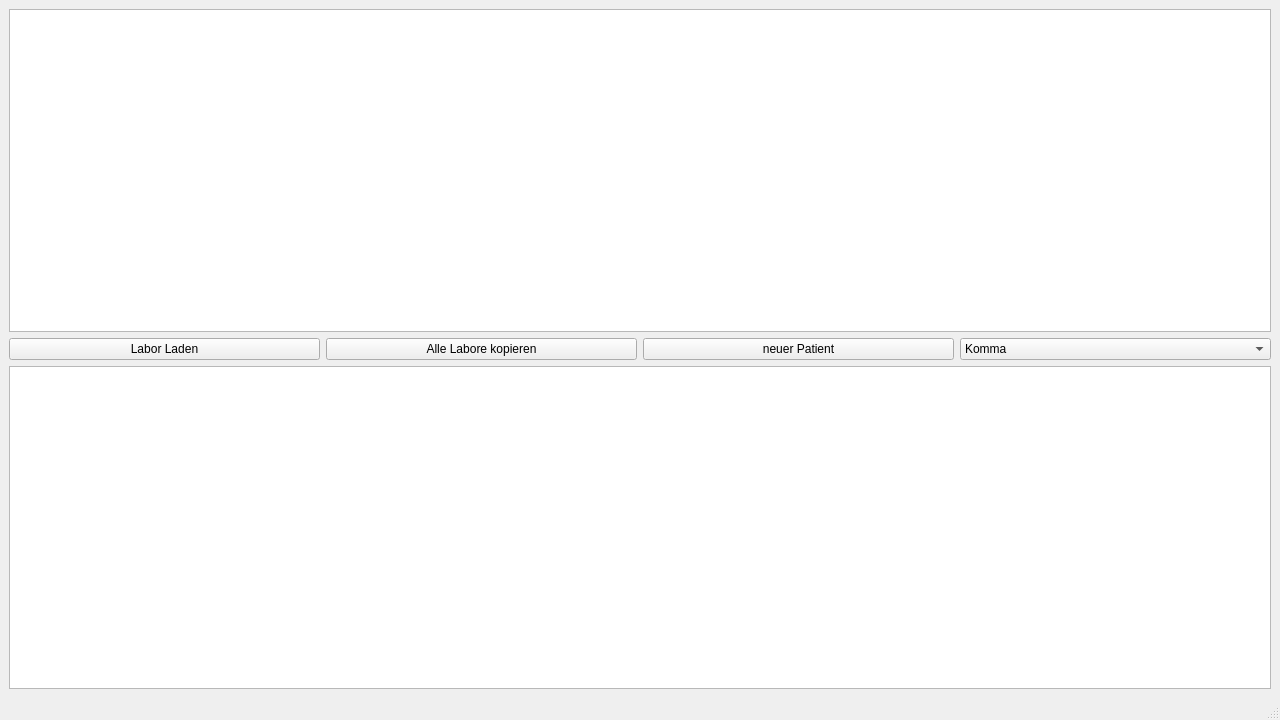
<?xml version="1.0" encoding="UTF-8"?>
<ui version="4.0">
 <class>ProfileView</class>
 <widget class="QMainWindow" name="ProfileView">
  <property name="geometry">
   <rect>
    <x>0</x>
    <y>0</y>
    <width>1280</width>
    <height>720</height>
   </rect>
  </property>
  <property name="windowTitle">
   <string>MainWindow</string>
  </property>
  <widget class="QWidget" name="centralwidget">
   <layout class="QVBoxLayout" name="verticalLayout">
    <item>
     <widget class="QTextEdit" name="rawLab">
      <property name="sizePolicy">
       <sizepolicy hsizetype="Expanding" vsizetype="Expanding">
        <horstretch>0</horstretch>
        <verstretch>0</verstretch>
       </sizepolicy>
      </property>
     </widget>
    </item>
    <item>
     <layout class="QHBoxLayout" name="horizontalLayout">
      <item>
       <widget class="QPushButton" name="loadRawLab">
        <property name="text">
         <string>Labor Laden</string>
        </property>
       </widget>
      </item>
      <item>
       <widget class="QPushButton" name="copyAllLabs">
        <property name="text">
         <string>Alle Labore kopieren</string>
        </property>
       </widget>
      </item>
      <item>
       <widget class="QPushButton" name="clearAll">
        <property name="text">
         <string>neuer Patient</string>
        </property>
       </widget>
      </item>
      <item>
       <widget class="QComboBox" name="delimiterCombo">
        <item>
         <property name="text">
          <string>Komma</string>
         </property>
        </item>
        <item>
         <property name="text">
          <string>Punkt</string>
         </property>
        </item>
       </widget>
      </item>
     </layout>
    </item>
    <item>
     <widget class="QTableWidget" name="labTable">
      <property name="contextMenuPolicy">
       <enum>Qt::CustomContextMenu</enum>
      </property>
      <property name="editTriggers">
       <set>QAbstractItemView::EditKeyPressed</set>
      </property>
     </widget>
    </item>
   </layout>
  </widget>
  <widget class="QMenuBar" name="menubar">
   <property name="geometry">
    <rect>
     <x>0</x>
     <y>0</y>
     <width>1280</width>
     <height>21</height>
    </rect>
   </property>
  </widget>
  <widget class="QStatusBar" name="statusbar"/>
 </widget>
 <resources/>
 <connections/>
</ui>
